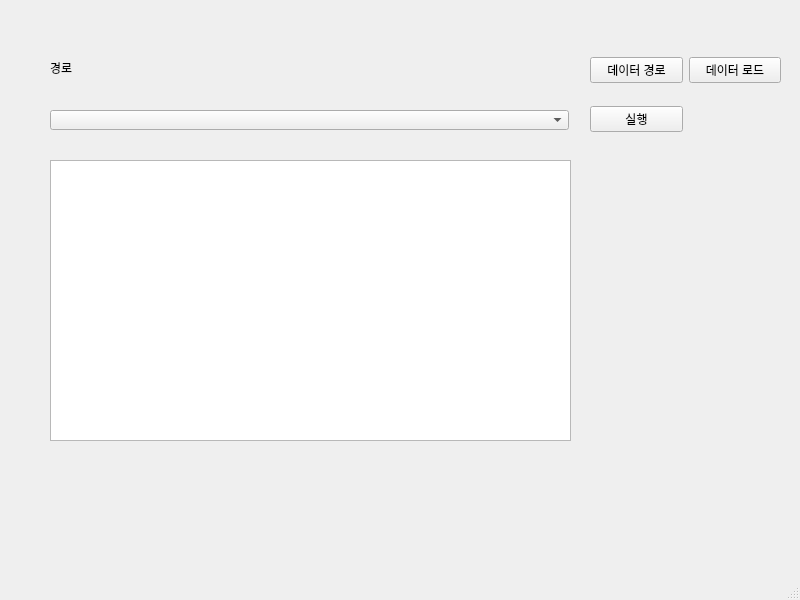
<?xml version="1.0" encoding="UTF-8"?>
<ui version="4.0">
 <class>MainWindow</class>
 <widget class="QMainWindow" name="MainWindow">
  <property name="geometry">
   <rect>
    <x>0</x>
    <y>0</y>
    <width>800</width>
    <height>600</height>
   </rect>
  </property>
  <property name="windowTitle">
   <string>MainWindow</string>
  </property>
  <widget class="QWidget" name="centralwidget">
   <widget class="QWidget" name="gridLayoutWidget">
    <property name="geometry">
     <rect>
      <x>590</x>
      <y>40</y>
      <width>191</width>
      <height>111</height>
     </rect>
    </property>
    <layout class="QGridLayout" name="gridLayout">
     <item row="1" column="0">
      <widget class="QPushButton" name="btn_execute">
       <property name="text">
        <string>실행</string>
       </property>
      </widget>
     </item>
     <item row="0" column="1">
      <widget class="QPushButton" name="btn_load">
       <property name="text">
        <string>데이터 로드</string>
       </property>
      </widget>
     </item>
     <item row="0" column="0">
      <widget class="QPushButton" name="btn_directory">
       <property name="text">
        <string>데이터 경로</string>
       </property>
      </widget>
     </item>
    </layout>
   </widget>
   <widget class="QComboBox" name="cmb_Test">
    <property name="geometry">
     <rect>
      <x>50</x>
      <y>110</y>
      <width>519</width>
      <height>20</height>
     </rect>
    </property>
   </widget>
   <widget class="QLabel" name="lbl_directory">
    <property name="geometry">
     <rect>
      <x>50</x>
      <y>60</y>
      <width>519</width>
      <height>16</height>
     </rect>
    </property>
    <property name="text">
     <string>경로</string>
    </property>
   </widget>
   <widget class="QListWidget" name="listWidget_Test">
    <property name="geometry">
     <rect>
      <x>50</x>
      <y>160</y>
      <width>521</width>
      <height>281</height>
     </rect>
    </property>
   </widget>
  </widget>
  <widget class="QMenuBar" name="menubar">
   <property name="geometry">
    <rect>
     <x>0</x>
     <y>0</y>
     <width>800</width>
     <height>21</height>
    </rect>
   </property>
  </widget>
  <widget class="QStatusBar" name="statusbar"/>
 </widget>
 <resources/>
 <connections/>
</ui>
